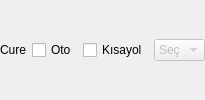
            <widget class="QWidget" name="PriestSupport1ControlsWidget" native="true">
             <property name="sizePolicy">
              <sizepolicy hsizetype="Preferred" vsizetype="Preferred">
               <horstretch>0</horstretch>
               <verstretch>0</verstretch>
              </sizepolicy>
             </property>
             <layout class="QHBoxLayout" name="horizontalLayout_priestSupport1">
              <property name="leftMargin"><number>0</number></property>
              <property name="topMargin"><number>0</number></property>
              <property name="rightMargin"><number>0</number></property>
              <property name="bottomMargin"><number>0</number></property>
              <property name="spacing"><number>6</number></property>
              <item>
               <widget class="QLabel" name="PriestSupport1Label">
                <property name="text"><string>Cure</string></property>
               </widget>
              </item>
              <item>
               <widget class="QCheckBox" name="PriestSupport1AutoMiniCheckBox">
                <property name="text"><string>Oto</string></property>
                <property name="toolTip"><string>Skill tespit edilince otomatik tetikle</string></property>
                <property name="tristate"><bool>false</bool></property>
               </widget>
              </item>
              <item>
               <widget class="QCheckBox" name="PriestSupport1ShortcutMiniCheckBox">
                <property name="text"><string>Kısayol</string></property>
                <property name="toolTip"><string>Seçilen tuşa basınca çalıştır</string></property>
               </widget>
              </item>
              <item>
               <widget class="QComboBox" name="PriestSupport1ShortcutComboBox">
                <property name="enabled"><bool>false</bool></property>
                <item>
                 <property name="text"><string>Seç</string></property>
                </item>
               </widget>
              </item>
             </layout>
            </widget>
